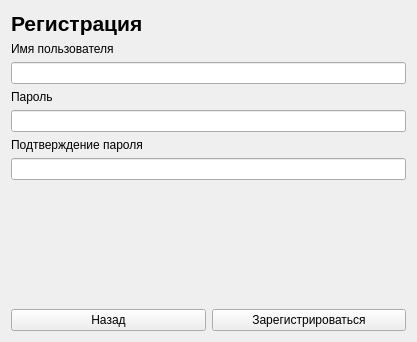
<?xml version="1.0" encoding="UTF-8"?>
<ui version="4.0">
 <class>RegistrationWindow</class>
 <widget class="QWidget" name="RegistrationWindow">
  <property name="geometry">
   <rect>
    <x>0</x>
    <y>0</y>
    <width>417</width>
    <height>342</height>
   </rect>
  </property>
  <property name="windowTitle">
   <string>Регистрация</string>
  </property>
  <layout class="QGridLayout" name="gridLayout">
   <item row="2" column="0">
    <layout class="QHBoxLayout" name="horizontalLayout">
     <item>
      <widget class="QPushButton" name="goBackButton">
       <property name="text">
        <string>Назад</string>
       </property>
      </widget>
     </item>
     <item>
      <widget class="QPushButton" name="registerButton">
       <property name="text">
        <string>Зарегистрироваться</string>
       </property>
      </widget>
     </item>
    </layout>
   </item>
   <item row="0" column="0">
    <layout class="QVBoxLayout" name="verticalLayout">
     <item>
      <widget class="QLabel" name="label">
       <property name="font">
        <font>
         <pointsize>16</pointsize>
        </font>
       </property>
       <property name="text">
        <string>&lt;b&gt;Регистрация&lt;/b&gt;</string>
       </property>
      </widget>
     </item>
     <item>
      <widget class="QLabel" name="label_2">
       <property name="text">
        <string>Имя пользователя</string>
       </property>
      </widget>
     </item>
     <item>
      <widget class="QLineEdit" name="usernameLineEdit"/>
     </item>
     <item>
      <widget class="QLabel" name="label_4">
       <property name="text">
        <string>Пароль</string>
       </property>
      </widget>
     </item>
     <item>
      <widget class="QLineEdit" name="passwordLineEdit">
       <property name="echoMode">
        <enum>QLineEdit::Password</enum>
       </property>
      </widget>
     </item>
     <item>
      <widget class="QLabel" name="label_5">
       <property name="text">
        <string>Подтверждение пароля</string>
       </property>
      </widget>
     </item>
     <item>
      <widget class="QLineEdit" name="confirmPasswordLineEdit">
       <property name="echoMode">
        <enum>QLineEdit::Password</enum>
       </property>
      </widget>
     </item>
    </layout>
   </item>
   <item row="1" column="0">
    <spacer name="verticalSpacer">
     <property name="orientation">
      <enum>Qt::Vertical</enum>
     </property>
     <property name="sizeHint" stdset="0">
      <size>
       <width>20</width>
       <height>40</height>
      </size>
     </property>
    </spacer>
   </item>
  </layout>
 </widget>
 <resources/>
 <connections/>
</ui>
